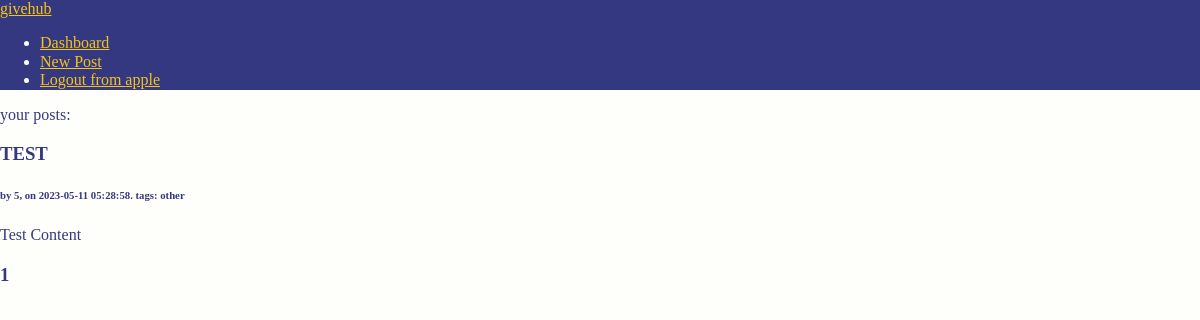
The app's page /dashboard (signed in) with its own data.
### app.py (models this page shows, shortened)
class Charity(db.Model):
	id = db.Column(db.Integer, primary_key=True)
	email = db.Column(db.String, unique=True, nullable=False)
	username = db.Column(db.String, unique=True, nullable=False)
	password = db.Column(db.String, unique=False, nullable=False)
	posts = db.relationship('Posts', backref='author', lazy='dynamic')

class Posts(db.Model):
	id = db.Column(db.Integer, primary_key = True)
	user_id = db.Column(db.Integer, db.ForeignKey('charity.id'))
	title = db.Column(db.String(1000), nullable=False) # Added this line
	content = db.Column(db.String(1000), nullable=False)
	category = db.Column(db.String(1000), nullable=False)
	timestamp = db.Column(DateTime(timezone=True), default=func.now())
	likes = db.relationship('PostLike', backref='post', lazy='dynamic')
	def get_like_count(self):
		return self.likes.count()

### app.py (the view)
    def wrapper(*args, **kwargs):
        if 'username' not in session:
            return redirect(url_for('login'))
        return f(*args, **kwargs)

### app.py (called while the page is built)
def login_required(f):
    def wrapper(*args, **kwargs):
        if 'username' not in session:
            return redirect(url_for('login'))
        return f(*args, **kwargs)
    wrapper.__name__ = f.__name__
    return wrapper

@app.route('/dashboard')
@login_required
def show_user_profile():
	current_user = session.get('username')
	user = Charity.query.filter_by(username=current_user).first()
	posts = user.posts.all()
	print(posts)
	return render_template('dashboard.html', data=posts)

### templates/dashboard.html (shortened to what this page needs)
{% extends "base.html" %}
{% block content %}
your posts:
    {% if data %}
    {% for post in data %}
    <section class="section-secondary">
        <div class="col col-md-6">
            <div class="card">
                <h3 class="card-title">{{ post['title'] }}</h3>
                <h6 class="card-title">by {{ post['user_id'] }}, on {{ post['timestamp'] }}. tags: {{ post['category'] }}</h6>
                {{ post['content'] }}
                <h3 class="card-title">{{ post.get_like_count() }}</h3>
            </div>
        </div>
    </section>
    {% endfor %}
{% endif %}
{% endblock %}

### templates/nav_logged_in.html
<nav>
    <div class="nav-container">
        <div class="nav-logo">
            <a href="/">givehub</a>
        </div>
        <ul class="nav-links">
            <li><a href="/dashboard">Dashboard</a></li>
            <li><a href="/new_post">New Post</a></li>
            <li><a href="/logout">Logout from {{ session['username']}}</a></li>
        </ul>
    </div>
</nav>

### static/style.css (style rules this page uses)
:root { --primary_background: #fefffa !important; --primary_text_color: #343880 !important; --secondary_background: #343880 !important; --secondary_text_color: #fefffa !important; --accent_color: #f5c415 !important; --button_background: #d7443e !important; --button_color: #fff !important; --button_hover: #343880 !important; }
body { color: var(--primary_text_color) !important; background-color: var(--primary_background); }
nav { background-color: var(--secondary_background) !important; color: var(--secondary_text_color) !important; }
.nav-logo a { color: var(--accent_color) !important; }
.nav-links a { color: var(--accent_color) !important; }

### records on screen
Charity: username "apple"
Posts: title "TEST", user_id "5", timestamp "2023-05-11 05:28:58", category "other", content "Test Content", get_like_count "1"
